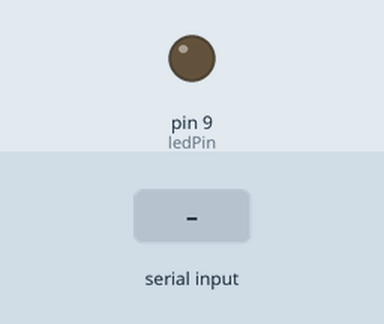
This sketch was run on a simulated Arduino Uno, built with avr-gcc and run on an emulated ATmega328P. Shown: output pins drawn as LEDs (lit = HIGH). The inputs (shaded band) are chosen by the test bench.

Above: at 1.2 s.
1.3 s: "SWITCH ON" received over the second serial link
At 3.2 s:
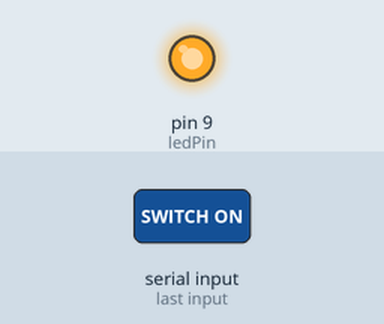
3.8 s: "SWITCH OFF" received over the second serial link
At 5.2 s:
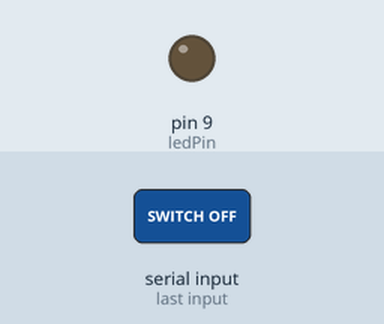
Timing chart, 0 to 6.8 s (numbered marks = the images above; inputs shaded):
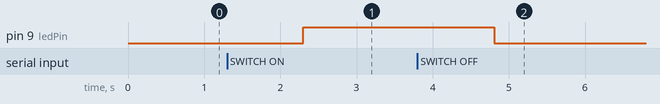

Measured:
- after the input at 1.3 s, pin 9 (ledPin): LOW → HIGH after 1.0 s
- after the input at 3.8 s, pin 9 (ledPin): HIGH → LOW after 1.0 s

The sketch:

BluetoothLed.ino
```cpp
#include <SoftwareSerial.h>

SoftwareSerial BTSerial(10, 11); // RX | TX

#define ledPin 9

String message;

int potValue = 0;

void setup() {

pinMode(ledPin, OUTPUT);

digitalWrite(ledPin, LOW);

Serial.begin(9600);

BTSerial.begin(38400); // HC-05 default speed in AT command more

}

void loop() {

if(BTSerial.available() > 0){

// Checks whether data is comming from the serial port

// Reads the data from the serial port

message = BTSerial.readString();

// Controlling the LED

if(message.indexOf("SWITCH ON")>=0)

{

digitalWrite(ledPin, HIGH); // LED ON

}

else if(message.indexOf("SWITCH OFF")>=0)

{

digitalWrite(ledPin, LOW); // LED OFF

}

else

{

Serial.println("Noting to do");

}

delay(100);

}

delay(10);

}
```
